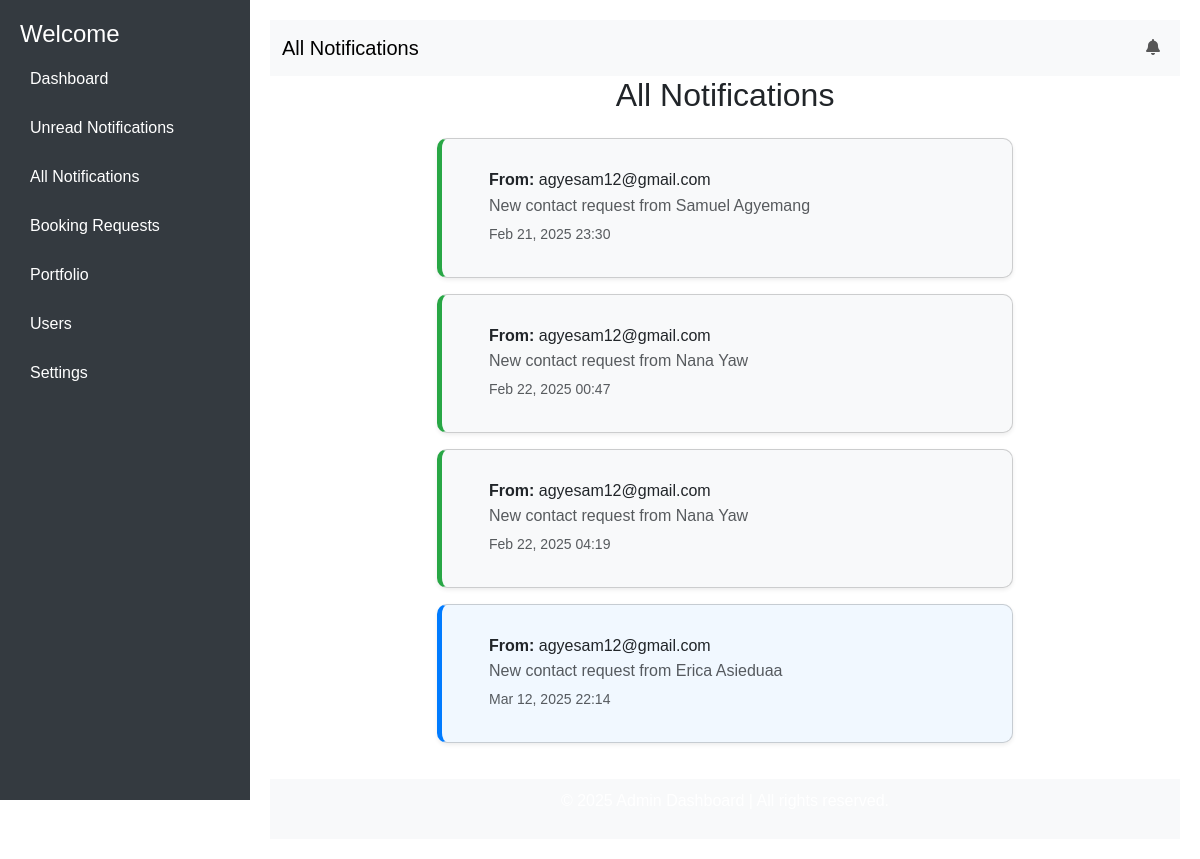
/display_notifications, run on an earlier commit of the app's database.
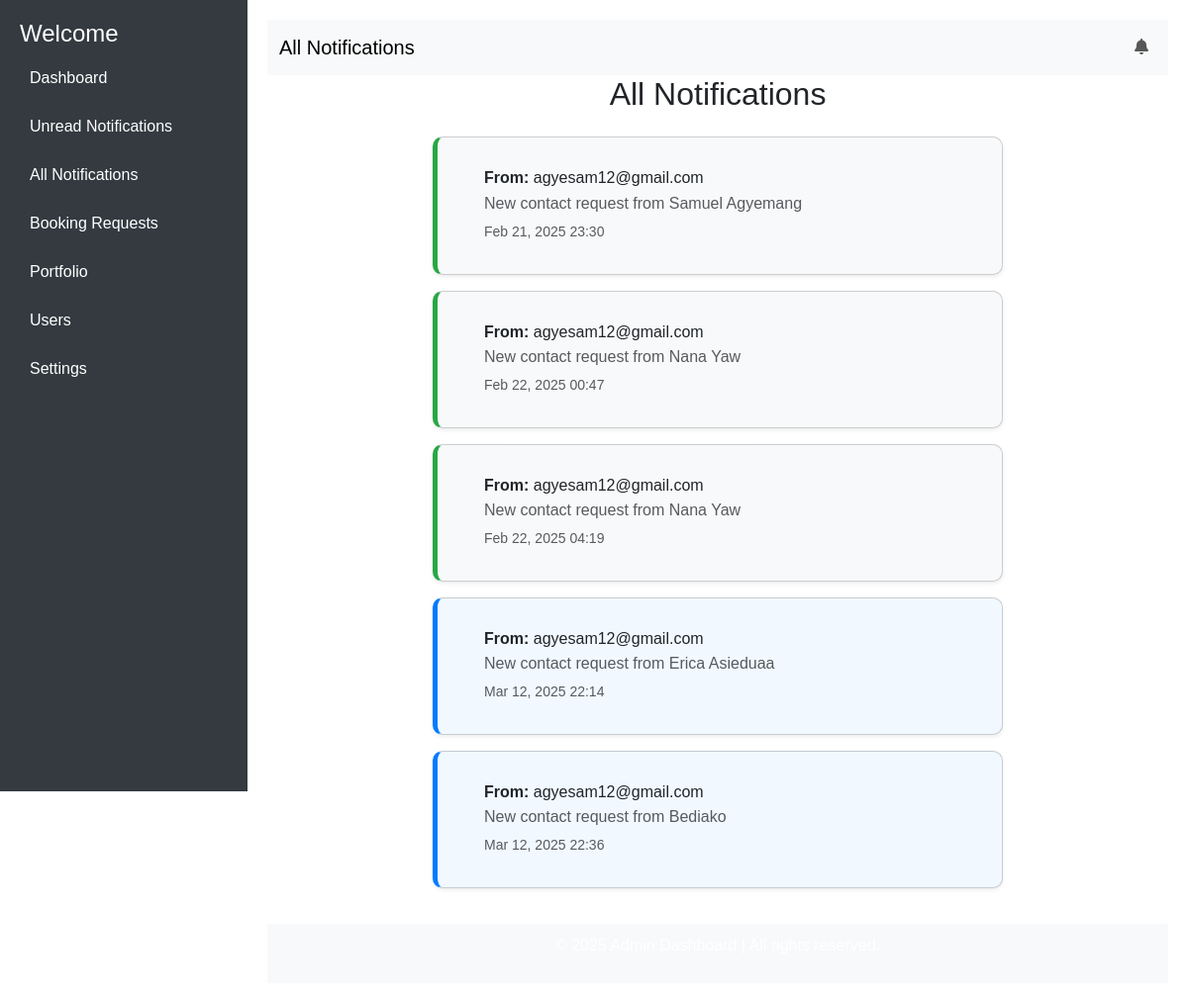
And on a later commit of the database.
### paint/models.py (models this page shows, shortened)
class Notification(models.Model):
    notification_id = IntegerIDField(unique=True, editable=False, primary_key=True)
    user = models.ForeignKey(User, on_delete=models.CASCADE, related_name='notifications')
    message = models.TextField()
    created_at = models.DateTimeField(auto_now_add=True)
    is_read = models.BooleanField(default=False)

class User(AbstractUser):
    user_id = IntegerIDField(unique=True, editable=False, primary_key=True)
    full_name = models.CharField(max_length=60, null=True, blank=True)
    photo = ResizedImageField(size=[500, 500], default='media/user.jpg', upload_to='users/')
    phone_number = models.CharField(max_length=20, blank=False, null=True)
    address = models.CharField(max_length=255, blank=False, null=True)
    email = models.EmailField(blank=False, unique=True, null=True)
    is_user = models.BooleanField(default=False)
    is_worker = models.BooleanField(default=False)
    is_admin = models.BooleanField(default=False)
    is_verified = models.BooleanField(default=False)
    bio = CKEditor5Field(config_name='extends', max_length=200, blank=True, default="Hi there,...")
    otp = models.CharField(max_length=4, blank=True, null=True)
    allow_sms = models.BooleanField(default=True)
    USERNAME_FIELD = 'email'
    REQUIRED_FIELDS = ['username']
    def __str__(self):
        return self.email

### paint/views.py (the view)
# urls.py: path('display_notifications', views.display_notifications, name='display_notifications'),
def display_notifications(request):
    notifications = Notification.objects.all()
    context = {'notifications':notifications}
    return render(request, 'all_notifications.html', context)

### paint/templates/all_notifications.html (shortened to what this page needs)
<!DOCTYPE html>
{% load static %}
<html lang="en">
<head>
    <link href="https://cdn.jsdelivr.net/npm/bootstrap@5.3.0/dist/css/bootstrap.min.css" rel="stylesheet">
    <link rel="stylesheet" href="https://cdnjs.cloudflare.com/ajax/libs/font-awesome/6.4.2/css/all.min.css">
    <link rel="stylesheet" href="{% static 'css/main.css' %}" />
</head>
<body>
    <div class="sidebar">
        <h4>Welcome {{ request.user.email }}</h4>
        <a href="{% url 'admin_dashboard' %}">Dashboard</a>
        <a href="{% url 'DisplayNotifications' %}">Unread Notifications</a>
        <a href="{% url 'display_notifications' %}">All Notifications</a>
        <a href="{% url 'booking_requests' %}">Booking Requests</a>
        <a href="{% url 'portfolio_lists' %}">Portfolio</a>
        <a href="#users">Users</a>
        <a href="#settings">Settings</a>
    </div>
    <div class="content">
        <nav class="navbar navbar-expand-lg navbar-light bg-light">
            <div class="container-fluid">
                <a class="navbar-brand" href="#">All Notifications</a>
                <div class="collapse navbar-collapse" id="navbarNav">
                    <ul class="navbar-nav ms-auto">
                        <li class="nav-item">
                            <a class="nav-link position-relative notification-icon" href="{% url 'DisplayNotifications' %}">
                                <i class="fas fa-bell"></i>
                            </a>
                        </li>
                    </ul>
                </div>
            </div>
        </nav>
        <div class="container notifications-container">
            <h2 class="text-center notifications-title mb-4">All Notifications</h2>
            <div class="row justify-content-center">
                <div class="col-lg-8">
                    {% for notification in notifications %}
                    <div class="notification-card card mb-3 shadow-sm {% if not notification.is_read %}unread{% else %}read{% endif %}">
                        <div class="card-body d-flex align-items-center">
                            <div class="flex-grow-1 ms-3">
                                <h6 class="mb-1"><strong>From:</strong> {{ notification.user }}</h6>
                                <p class="mb-1 text-muted">{{ notification.message }}</p>
                                <small class="text-muted">{{ notification.created_at|date:"M d, Y H:i" }}</small>
                            </div>
                        </div>
                    </div>
                    {% empty %}
                    <p class="text-center text-muted">No notifications available.</p>
                    {% endfor %}
                </div>
            </div>
        </div>
        <footer>
            <p>&copy; 2025 Admin Dashboard | All rights reserved.</p>
        </footer>
    </div>
</body>
</html>

What changed in the data, as far as the page shows it:
added Notification: user "agyesam12@gmail.com", message "New contact request from Bediako", created_at "Mar 12, 2025 22:36", is_read False (drawn)
